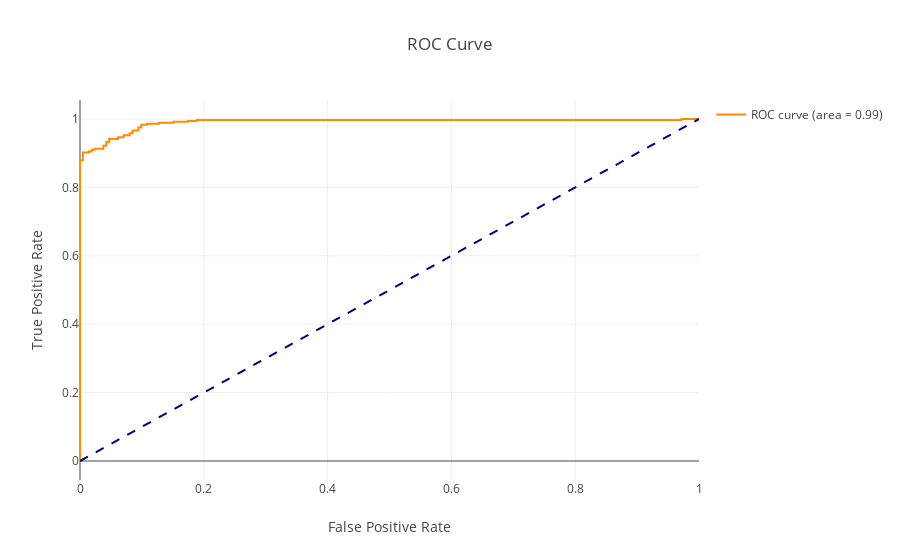

The notebook cell saved with this chart:
### Code cell
plot_handler.plot_roc()

### Figure 1 — Plotly figure (JSON) as saved in the notebook; plotly's stock layout.template omitted (floating-point values rounded to 4 significant figures)
{"data": [{"hoverinfo": "y", "line": {"color": "darkorange"}, "mode": "lines", "name": "ROC curve (area = 0.99)", "type": "scatter", "uid": "6926bc85-d548-41fb-b784-83e577a3cf97", "x": [0, 0, 0, 0.004717, 0.004717, 0.01415, 0.01415, 0.01887, 0.01887, 0.02358, 0.02358, 0.03774, 0.03774, 0.04245, 0.04245, 0.04717, 0.04717, 0.06132, 0.06132, 0.07075, 0.07075, 0.08019, 0.08019, 0.08491, 0.08491, 0.09434, 0.09434, 0.09906, 0.09906, 0.1085, 0.1085, 0.1274, 0.1274, 0.1509, 0.1509, 0.1745, 0.1745, 0.1887, 0.1887, 0.9717, 0.9717, 1], "y": [0, 0.002801, 0.8796, 0.8796, 0.902, 0.902, 0.9048, 0.9048, 0.9104, 0.9104, 0.9132, 0.9132, 0.9216, 0.9216, 0.9328, 0.9328, 0.9412, 0.9412, 0.9468, 0.9468, 0.9524, 0.9524, 0.958, 0.958, 0.9664, 0.9664, 0.9748, 0.9748, 0.9832, 0.9832, 0.986, 0.986, 0.9888, 0.9888, 0.9916, 0.9916, 0.9944, 0.9944, 0.9972, 0.9972, 1, 1]}, {"hoverinfo": "skip", "line": {"color": "navy", "dash": "dash"}, "mode": "lines", "showlegend": false, "type": "scatter", "uid": "eeaab7ff-8800-45ae-a7b4-a67c79a437c9", "x": [0, 1], "y": [0, 1]}], "layout": {"autosize": true, "title": {"text": "ROC Curve"}, "xaxis": {"autorange": true, "range": [0, 1], "title": {"text": "False Positive Rate"}, "type": "linear"}, "yaxis": {"autorange": true, "range": [-0.05556, 1.056], "title": {"text": "True Positive Rate"}, "type": "linear"}}}
